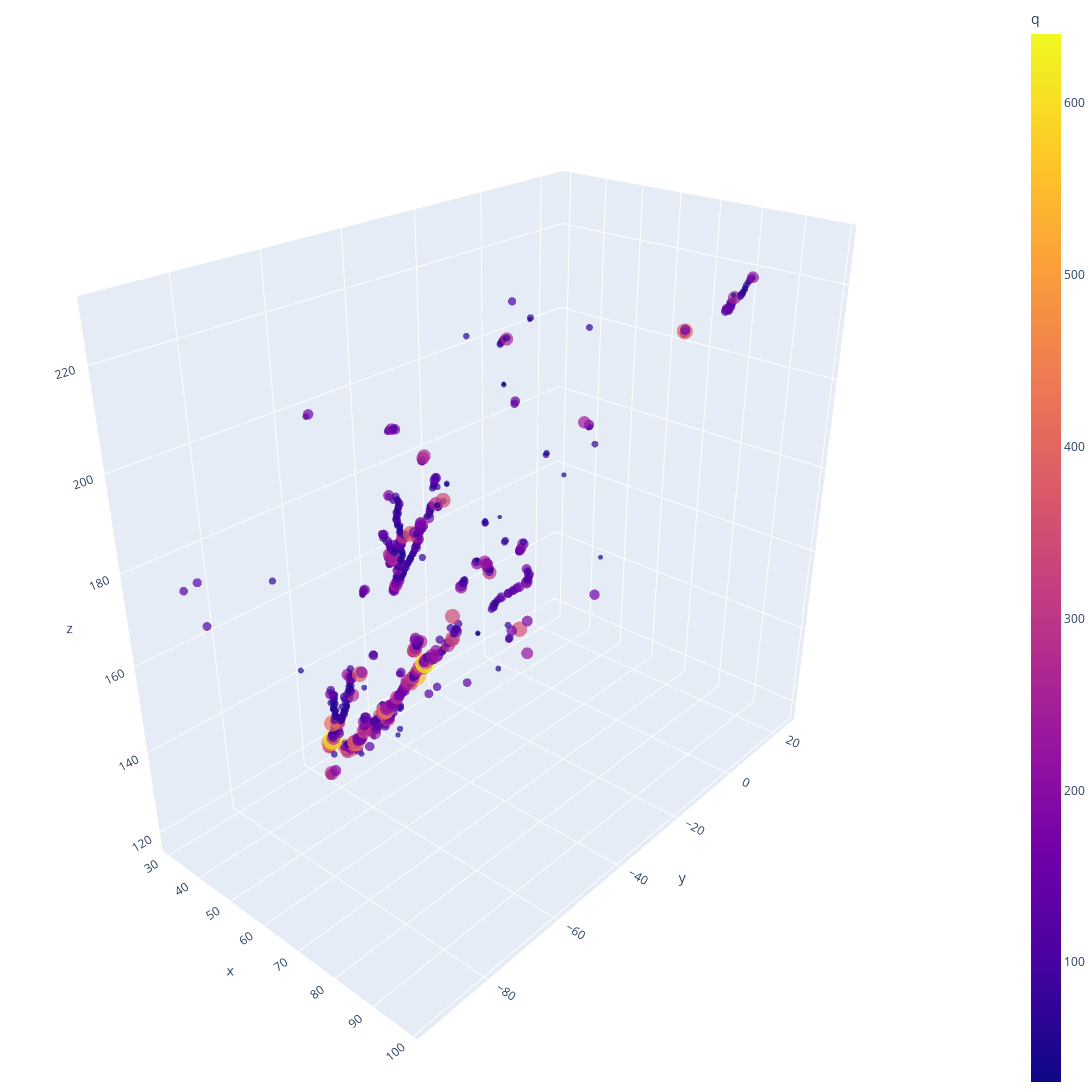

Write notebook code for a chart like this one.
### Code cell
plot('../eta-pi-data/eta-pi0-testing.h5', '0 NCPi0', 5)

### Figure 1 — Plotly figure (JSON) as saved in the notebook; plotly's stock layout.template omitted (floating-point values rounded to 4 significant figures; data arrays with more than 128 entries replaced by an {"elided": "..."} marker saying what was removed)
{"data": [{"hovertemplate": "x=%{x}<br>y=%{y}<br>z=%{z}<br>q=%{marker.color}<extra></extra>", "legendgroup": "", "marker": {"color": {"elided": "583 float values"}, "coloraxis": "coloraxis", "line": {"width": 0}, "size": {"elided": "583 float values"}, "sizemode": "area", "sizeref": 1.601, "symbol": "circle"}, "mode": "markers", "name": "", "scene": "scene", "showlegend": false, "type": "scatter3d", "x": {"elided": "583 float values"}, "y": {"elided": "583 float values"}, "z": {"elided": "583 float values"}}], "layout": {"coloraxis": {"colorbar": {"title": {"text": "q"}}, "colorscale": [[0, "#0d0887"], [0.1111, "#46039f"], [0.2222, "#7201a8"], [0.3333, "#9c179e"], [0.4444, "#bd3786"], [0.5556, "#d8576b"], [0.6667, "#ed7953"], [0.7778, "#fb9f3a"], [0.8889, "#fdca26"], [1, "#f0f921"]]}, "height": 1800, "legend": {"itemsizing": "constant", "tracegroupgap": 0}, "margin": {"b": 0, "l": 0, "r": 0, "t": 0}, "scene": {"camera": {"eye": {"x": 1.5, "y": -1.7, "z": 1.2}}, "domain": {"x": [0, 1], "y": [0, 1]}, "xaxis": {"title": {"text": "x"}}, "yaxis": {"title": {"text": "y"}}, "zaxis": {"title": {"text": "z"}}}, "width": 2000}}
